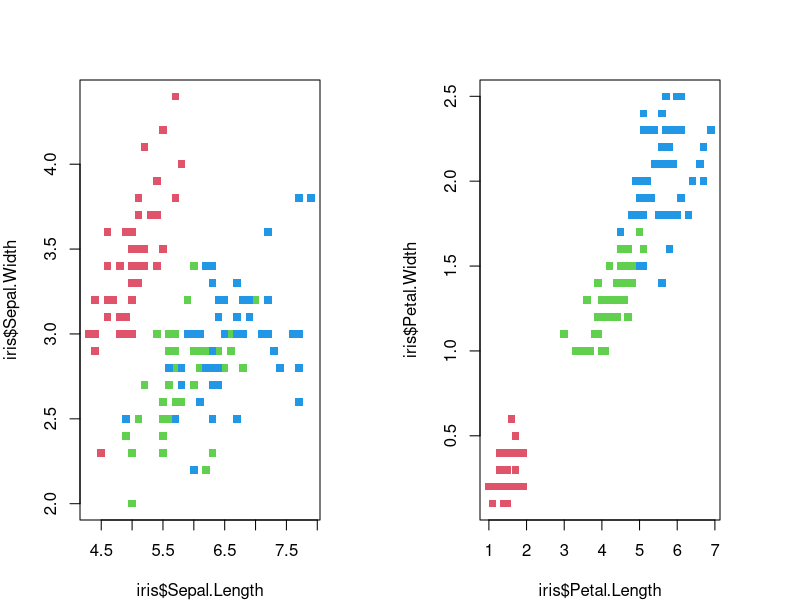

Source code (R):
## ---- chunk 1
library(knitr)
## ---- chunk 2
x=1
print(x)
## ---- chunk 3
data(iris)
par(mfrow=c(1,2),mai=rep(0.8,4))
plot(iris$Sepal.Width~iris$Sepal.Length,
    col=as.numeric(iris$Species)+1,pch=15)
plot(iris$Petal.Width~iris$Petal.Length,
    col=as.numeric(iris$Species)+1,pch=15)
## ---- chunk 4
knitr::kable(head(iris))
